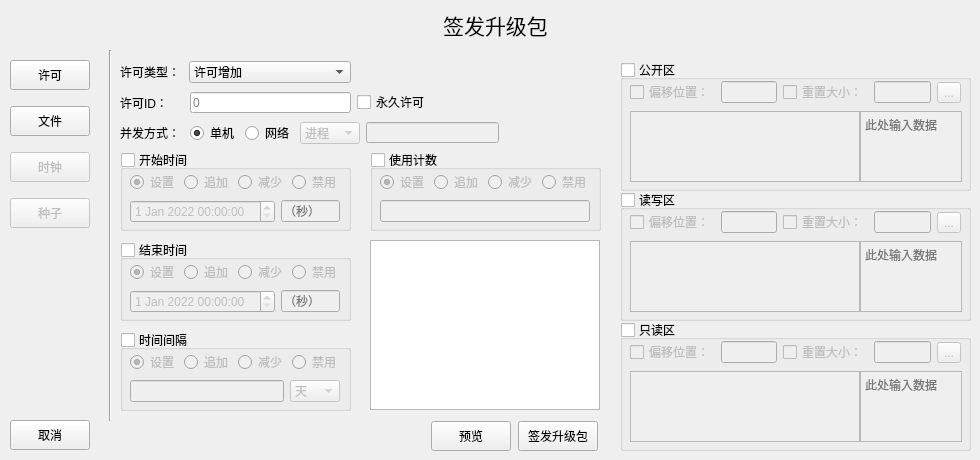
<?xml version="1.0" encoding="UTF-8"?>
<ui version="4.0">
 <class>LicenseView</class>
 <widget class="QWidget" name="LicenseView">
  <property name="geometry">
   <rect>
    <x>0</x>
    <y>0</y>
    <width>980</width>
    <height>460</height>
   </rect>
  </property>
  <property name="minimumSize">
   <size>
    <width>980</width>
    <height>460</height>
   </size>
  </property>
  <property name="maximumSize">
   <size>
    <width>980</width>
    <height>460</height>
   </size>
  </property>
  <property name="windowTitle">
   <string>Widget</string>
  </property>
  <widget class="QLabel" name="label">
   <property name="geometry">
    <rect>
     <x>40</x>
     <y>0</y>
     <width>911</width>
     <height>51</height>
    </rect>
   </property>
   <property name="text">
    <string>&lt;html&gt;&lt;head/&gt;&lt;body&gt;&lt;p align=&quot;center&quot;&gt;&lt;span style=&quot; font-size:16pt;&quot;&gt;签发升级包&lt;/span&gt;&lt;/p&gt;&lt;/body&gt;&lt;/html&gt;</string>
   </property>
  </widget>
  <widget class="Line" name="line">
   <property name="geometry">
    <rect>
     <x>100</x>
     <y>50</y>
     <width>20</width>
     <height>371</height>
    </rect>
   </property>
   <property name="orientation">
    <enum>Qt::Vertical</enum>
   </property>
  </widget>
  <widget class="QWidget" name="layoutWidget">
   <property name="geometry">
    <rect>
     <x>10</x>
     <y>50</y>
     <width>82</width>
     <height>189</height>
    </rect>
   </property>
   <layout class="QVBoxLayout" name="verticalLayout">
    <item>
     <widget class="QPushButton" name="licenseButton">
      <property name="minimumSize">
       <size>
        <width>80</width>
        <height>30</height>
       </size>
      </property>
      <property name="maximumSize">
       <size>
        <width>80</width>
        <height>30</height>
       </size>
      </property>
      <property name="text">
       <string>许可</string>
      </property>
     </widget>
    </item>
    <item>
     <widget class="QPushButton" name="fileButton">
      <property name="minimumSize">
       <size>
        <width>80</width>
        <height>30</height>
       </size>
      </property>
      <property name="maximumSize">
       <size>
        <width>80</width>
        <height>30</height>
       </size>
      </property>
      <property name="text">
       <string>文件</string>
      </property>
     </widget>
    </item>
    <item>
     <widget class="QPushButton" name="clockButton">
      <property name="enabled">
       <bool>false</bool>
      </property>
      <property name="minimumSize">
       <size>
        <width>80</width>
        <height>30</height>
       </size>
      </property>
      <property name="maximumSize">
       <size>
        <width>80</width>
        <height>30</height>
       </size>
      </property>
      <property name="text">
       <string>时钟</string>
      </property>
     </widget>
    </item>
    <item>
     <widget class="QPushButton" name="seedButton">
      <property name="enabled">
       <bool>false</bool>
      </property>
      <property name="minimumSize">
       <size>
        <width>80</width>
        <height>30</height>
       </size>
      </property>
      <property name="maximumSize">
       <size>
        <width>80</width>
        <height>30</height>
       </size>
      </property>
      <property name="text">
       <string>种子</string>
      </property>
     </widget>
    </item>
   </layout>
  </widget>
  <widget class="QWidget" name="layoutWidget">
   <property name="geometry">
    <rect>
     <x>430</x>
     <y>420</y>
     <width>171</width>
     <height>32</height>
    </rect>
   </property>
   <layout class="QHBoxLayout" name="SureLayout">
    <item>
     <widget class="QPushButton" name="previewButton">
      <property name="minimumSize">
       <size>
        <width>80</width>
        <height>30</height>
       </size>
      </property>
      <property name="maximumSize">
       <size>
        <width>80</width>
        <height>30</height>
       </size>
      </property>
      <property name="text">
       <string>预览</string>
      </property>
     </widget>
    </item>
    <item>
     <widget class="QPushButton" name="signButton">
      <property name="minimumSize">
       <size>
        <width>80</width>
        <height>30</height>
       </size>
      </property>
      <property name="maximumSize">
       <size>
        <width>80</width>
        <height>30</height>
       </size>
      </property>
      <property name="text">
       <string>签发升级包</string>
      </property>
     </widget>
    </item>
   </layout>
  </widget>
  <widget class="QWidget" name="layoutWidget">
   <property name="geometry">
    <rect>
     <x>120</x>
     <y>60</y>
     <width>231</width>
     <height>24</height>
    </rect>
   </property>
   <layout class="QHBoxLayout" name="LicenseTypeLayout">
    <item>
     <widget class="QLabel" name="label_2">
      <property name="minimumSize">
       <size>
        <width>63</width>
        <height>20</height>
       </size>
      </property>
      <property name="maximumSize">
       <size>
        <width>63</width>
        <height>20</height>
       </size>
      </property>
      <property name="text">
       <string>许可类型：</string>
      </property>
     </widget>
    </item>
    <item>
     <widget class="QComboBox" name="licenseTypeComboBox">
      <item>
       <property name="text">
        <string>许可增加</string>
       </property>
      </item>
      <item>
       <property name="text">
        <string>许可更新</string>
       </property>
      </item>
      <item>
       <property name="text">
        <string>许可删除</string>
       </property>
      </item>
      <item>
       <property name="text">
        <string>锁定所有许可</string>
       </property>
      </item>
      <item>
       <property name="text">
        <string>解锁所有许可</string>
       </property>
      </item>
      <item>
       <property name="text">
        <string>删除所有许可</string>
       </property>
      </item>
     </widget>
    </item>
   </layout>
  </widget>
  <widget class="QWidget" name="layoutWidget">
   <property name="geometry">
    <rect>
     <x>120</x>
     <y>120</y>
     <width>379</width>
     <height>26</height>
    </rect>
   </property>
   <layout class="QHBoxLayout" name="ConcurrentManerLayout">
    <item>
     <layout class="QHBoxLayout" name="horizontalLayout_17">
      <item>
       <widget class="QLabel" name="concurrentManerLabel">
        <property name="text">
         <string>并发方式：</string>
        </property>
       </widget>
      </item>
      <item>
       <layout class="QHBoxLayout" name="concurrentManerRadioButtonLayout">
        <item>
         <widget class="QRadioButton" name="singleRadioButton">
          <property name="tabletTracking">
           <bool>false</bool>
          </property>
          <property name="acceptDrops">
           <bool>false</bool>
          </property>
          <property name="autoFillBackground">
           <bool>false</bool>
          </property>
          <property name="text">
           <string>单机</string>
          </property>
          <property name="checkable">
           <bool>true</bool>
          </property>
          <property name="checked">
           <bool>true</bool>
          </property>
         </widget>
        </item>
        <item>
         <widget class="QRadioButton" name="networkRadioButton">
          <property name="text">
           <string>网络</string>
          </property>
         </widget>
        </item>
       </layout>
      </item>
     </layout>
    </item>
    <item>
     <layout class="QHBoxLayout" name="horizontalLayout_16">
      <item>
       <widget class="QComboBox" name="concurrentManerComboBox">
        <property name="enabled">
         <bool>false</bool>
        </property>
        <property name="minimumSize">
         <size>
          <width>60</width>
          <height>0</height>
         </size>
        </property>
        <property name="maximumSize">
         <size>
          <width>60</width>
          <height>16777215</height>
         </size>
        </property>
        <item>
         <property name="text">
          <string>进程</string>
         </property>
        </item>
        <item>
         <property name="text">
          <string>会话</string>
         </property>
        </item>
       </widget>
      </item>
      <item>
       <widget class="QLineEdit" name="concurrentManerLineEdit">
        <property name="enabled">
         <bool>false</bool>
        </property>
        <property name="minimumSize">
         <size>
          <width>133</width>
          <height>21</height>
         </size>
        </property>
        <property name="maximumSize">
         <size>
          <width>133</width>
          <height>21</height>
         </size>
        </property>
       </widget>
      </item>
     </layout>
    </item>
   </layout>
  </widget>
  <widget class="QWidget" name="layoutWidget">
   <property name="geometry">
    <rect>
     <x>120</x>
     <y>90</y>
     <width>309</width>
     <height>25</height>
    </rect>
   </property>
   <layout class="QHBoxLayout" name="horizontalLayout_2">
    <item>
     <layout class="QHBoxLayout" name="horizontalLayout">
      <item>
       <widget class="QLabel" name="licenseIDLabel">
        <property name="text">
         <string>许可ID：</string>
        </property>
       </widget>
      </item>
      <item>
       <widget class="QLineEdit" name="licenseIDLineEdit">
        <property name="minimumSize">
         <size>
          <width>161</width>
          <height>21</height>
         </size>
        </property>
        <property name="maximumSize">
         <size>
          <width>161</width>
          <height>21</height>
         </size>
        </property>
        <property name="placeholderText">
         <string>0</string>
        </property>
       </widget>
      </item>
     </layout>
    </item>
    <item>
     <widget class="QCheckBox" name="perpetualLicenseCheckBox">
      <property name="minimumSize">
       <size>
        <width>72</width>
        <height>20</height>
       </size>
      </property>
      <property name="maximumSize">
       <size>
        <width>72</width>
        <height>20</height>
       </size>
      </property>
      <property name="text">
       <string>永久许可</string>
      </property>
     </widget>
    </item>
   </layout>
  </widget>
  <widget class="QGroupBox" name="publicGroupBox">
   <property name="geometry">
    <rect>
     <x>620</x>
     <y>60</y>
     <width>351</width>
     <height>131</height>
    </rect>
   </property>
   <property name="title">
    <string>公开区</string>
   </property>
   <property name="checkable">
    <bool>true</bool>
   </property>
   <property name="checked">
    <bool>false</bool>
   </property>
   <widget class="QWidget" name="layoutWidget">
    <property name="geometry">
     <rect>
      <x>10</x>
      <y>50</y>
      <width>332</width>
      <height>73</height>
     </rect>
    </property>
    <layout class="QHBoxLayout" name="horizontalLayout_3">
     <property name="spacing">
      <number>0</number>
     </property>
     <item>
      <widget class="QTextEdit" name="pubHexTextEdit">
       <property name="minimumSize">
        <size>
         <width>230</width>
         <height>70</height>
        </size>
       </property>
       <property name="maximumSize">
        <size>
         <width>231</width>
         <height>71</height>
        </size>
       </property>
       <property name="lineWidth">
        <number>1</number>
       </property>
      </widget>
     </item>
     <item>
      <widget class="QTextEdit" name="pubTextEdit">
       <property name="minimumSize">
        <size>
         <width>100</width>
         <height>70</height>
        </size>
       </property>
       <property name="maximumSize">
        <size>
         <width>104</width>
         <height>71</height>
        </size>
       </property>
       <property name="lineWidth">
        <number>1</number>
       </property>
       <property name="placeholderText">
        <string>此处输入数据</string>
       </property>
      </widget>
     </item>
    </layout>
   </widget>
   <widget class="QWidget" name="layoutWidget">
    <property name="geometry">
     <rect>
      <x>10</x>
      <y>20</y>
      <width>331</width>
      <height>25</height>
     </rect>
    </property>
    <layout class="QHBoxLayout" name="horizontalLayout_18">
     <item>
      <layout class="QHBoxLayout" name="horizontalLayout_10">
       <item>
        <widget class="QCheckBox" name="pubDeviationCheckBox">
         <property name="text">
          <string>偏移位置：</string>
         </property>
        </widget>
       </item>
       <item>
        <widget class="QLineEdit" name="pubDeviationLineEdit">
         <property name="enabled">
          <bool>false</bool>
         </property>
         <property name="placeholderText">
          <string/>
         </property>
        </widget>
       </item>
      </layout>
     </item>
     <item>
      <layout class="QHBoxLayout" name="horizontalLayout_11">
       <item>
        <widget class="QCheckBox" name="pubResetSizeCheckBox">
         <property name="text">
          <string>重置大小：</string>
         </property>
        </widget>
       </item>
       <item>
        <widget class="QLineEdit" name="pubResetSizeLineEdit">
         <property name="enabled">
          <bool>false</bool>
         </property>
         <property name="placeholderText">
          <string/>
         </property>
        </widget>
       </item>
      </layout>
     </item>
     <item>
      <widget class="QToolButton" name="pubFileSelectToolButton">
       <property name="text">
        <string>...</string>
       </property>
      </widget>
     </item>
    </layout>
   </widget>
  </widget>
  <widget class="QGroupBox" name="readWriteGroupBox">
   <property name="geometry">
    <rect>
     <x>620</x>
     <y>190</y>
     <width>351</width>
     <height>131</height>
    </rect>
   </property>
   <property name="title">
    <string>读写区</string>
   </property>
   <property name="checkable">
    <bool>true</bool>
   </property>
   <property name="checked">
    <bool>false</bool>
   </property>
   <widget class="QWidget" name="layoutWidget_3">
    <property name="geometry">
     <rect>
      <x>10</x>
      <y>50</y>
      <width>332</width>
      <height>73</height>
     </rect>
    </property>
    <layout class="QHBoxLayout" name="horizontalLayout_4">
     <property name="spacing">
      <number>0</number>
     </property>
     <item>
      <widget class="QTextEdit" name="rwHexTextEdit">
       <property name="minimumSize">
        <size>
         <width>230</width>
         <height>70</height>
        </size>
       </property>
       <property name="maximumSize">
        <size>
         <width>231</width>
         <height>71</height>
        </size>
       </property>
       <property name="lineWidth">
        <number>1</number>
       </property>
      </widget>
     </item>
     <item>
      <widget class="QTextEdit" name="rwTextEdit">
       <property name="minimumSize">
        <size>
         <width>100</width>
         <height>70</height>
        </size>
       </property>
       <property name="maximumSize">
        <size>
         <width>104</width>
         <height>71</height>
        </size>
       </property>
       <property name="lineWidth">
        <number>1</number>
       </property>
       <property name="placeholderText">
        <string>此处输入数据</string>
       </property>
      </widget>
     </item>
    </layout>
   </widget>
   <widget class="QWidget" name="layoutWidget_4">
    <property name="geometry">
     <rect>
      <x>10</x>
      <y>20</y>
      <width>331</width>
      <height>25</height>
     </rect>
    </property>
    <layout class="QHBoxLayout" name="horizontalLayout_19">
     <item>
      <layout class="QHBoxLayout" name="horizontalLayout_20">
       <item>
        <widget class="QCheckBox" name="rwDeviationCheckBox">
         <property name="text">
          <string>偏移位置：</string>
         </property>
        </widget>
       </item>
       <item>
        <widget class="QLineEdit" name="rwDeviationLineEdit">
         <property name="enabled">
          <bool>false</bool>
         </property>
         <property name="placeholderText">
          <string/>
         </property>
        </widget>
       </item>
      </layout>
     </item>
     <item>
      <layout class="QHBoxLayout" name="horizontalLayout_21">
       <item>
        <widget class="QCheckBox" name="rwResetSizeCheckBox">
         <property name="text">
          <string>重置大小：</string>
         </property>
        </widget>
       </item>
       <item>
        <widget class="QLineEdit" name="rwResetSizeLineEdit">
         <property name="enabled">
          <bool>false</bool>
         </property>
         <property name="placeholderText">
          <string/>
         </property>
        </widget>
       </item>
      </layout>
     </item>
     <item>
      <widget class="QToolButton" name="rwFileSelectToolButton">
       <property name="text">
        <string>...</string>
       </property>
      </widget>
     </item>
    </layout>
   </widget>
  </widget>
  <widget class="QGroupBox" name="onlyReadGroupBox">
   <property name="geometry">
    <rect>
     <x>620</x>
     <y>320</y>
     <width>351</width>
     <height>131</height>
    </rect>
   </property>
   <property name="title">
    <string>只读区</string>
   </property>
   <property name="checkable">
    <bool>true</bool>
   </property>
   <property name="checked">
    <bool>false</bool>
   </property>
   <widget class="QWidget" name="layoutWidget_8">
    <property name="geometry">
     <rect>
      <x>10</x>
      <y>50</y>
      <width>332</width>
      <height>73</height>
     </rect>
    </property>
    <layout class="QHBoxLayout" name="horizontalLayout_9">
     <property name="spacing">
      <number>0</number>
     </property>
     <item>
      <widget class="QTextEdit" name="orHexTextEdit">
       <property name="minimumSize">
        <size>
         <width>230</width>
         <height>70</height>
        </size>
       </property>
       <property name="maximumSize">
        <size>
         <width>231</width>
         <height>71</height>
        </size>
       </property>
       <property name="lineWidth">
        <number>1</number>
       </property>
      </widget>
     </item>
     <item>
      <widget class="QTextEdit" name="orTextEdit">
       <property name="minimumSize">
        <size>
         <width>100</width>
         <height>70</height>
        </size>
       </property>
       <property name="maximumSize">
        <size>
         <width>104</width>
         <height>71</height>
        </size>
       </property>
       <property name="lineWidth">
        <number>1</number>
       </property>
       <property name="placeholderText">
        <string>此处输入数据</string>
       </property>
      </widget>
     </item>
    </layout>
   </widget>
   <widget class="QWidget" name="layoutWidget_9">
    <property name="geometry">
     <rect>
      <x>10</x>
      <y>20</y>
      <width>331</width>
      <height>25</height>
     </rect>
    </property>
    <layout class="QHBoxLayout" name="horizontalLayout_22">
     <item>
      <layout class="QHBoxLayout" name="horizontalLayout_23">
       <item>
        <widget class="QCheckBox" name="orDeviationCheckBox">
         <property name="text">
          <string>偏移位置：</string>
         </property>
        </widget>
       </item>
       <item>
        <widget class="QLineEdit" name="orDeviationLineEdit">
         <property name="enabled">
          <bool>false</bool>
         </property>
         <property name="placeholderText">
          <string/>
         </property>
        </widget>
       </item>
      </layout>
     </item>
     <item>
      <layout class="QHBoxLayout" name="horizontalLayout_24">
       <item>
        <widget class="QCheckBox" name="orResetSizeCheckBox">
         <property name="text">
          <string>重置大小：</string>
         </property>
        </widget>
       </item>
       <item>
        <widget class="QLineEdit" name="orResetSizeLineEdit">
         <property name="enabled">
          <bool>false</bool>
         </property>
         <property name="placeholderText">
          <string/>
         </property>
        </widget>
       </item>
      </layout>
     </item>
     <item>
      <widget class="QToolButton" name="orFileSelectToolButton">
       <property name="text">
        <string>...</string>
       </property>
      </widget>
     </item>
    </layout>
   </widget>
  </widget>
  <widget class="QGroupBox" name="startTimeCheckBox">
   <property name="geometry">
    <rect>
     <x>120</x>
     <y>150</y>
     <width>231</width>
     <height>81</height>
    </rect>
   </property>
   <property name="title">
    <string>开始时间</string>
   </property>
   <property name="checkable">
    <bool>true</bool>
   </property>
   <property name="checked">
    <bool>false</bool>
   </property>
   <widget class="QWidget" name="layoutWidget">
    <property name="geometry">
     <rect>
      <x>10</x>
      <y>20</y>
      <width>210</width>
      <height>53</height>
     </rect>
    </property>
    <layout class="QVBoxLayout" name="verticalLayout_2">
     <item>
      <layout class="QHBoxLayout" name="horizontalLayout_5">
       <item>
        <widget class="QRadioButton" name="startTimeSetRadioButton">
         <property name="enabled">
          <bool>false</bool>
         </property>
         <property name="text">
          <string>设置</string>
         </property>
         <property name="checked">
          <bool>true</bool>
         </property>
        </widget>
       </item>
       <item>
        <widget class="QRadioButton" name="startTimeAddRadioButton">
         <property name="enabled">
          <bool>false</bool>
         </property>
         <property name="text">
          <string>追加</string>
         </property>
        </widget>
       </item>
       <item>
        <widget class="QRadioButton" name="startTimeSubRadioButton">
         <property name="enabled">
          <bool>false</bool>
         </property>
         <property name="text">
          <string>减少</string>
         </property>
        </widget>
       </item>
       <item>
        <widget class="QRadioButton" name="startTimeBanRadioButton">
         <property name="enabled">
          <bool>false</bool>
         </property>
         <property name="text">
          <string>禁用</string>
         </property>
        </widget>
       </item>
      </layout>
     </item>
     <item>
      <layout class="QHBoxLayout" name="horizontalLayout_6">
       <item>
        <widget class="QDateTimeEdit" name="startDateTimeEdit">
         <property name="dateTime">
          <datetime>
           <hour>0</hour>
           <minute>0</minute>
           <second>0</second>
           <year>2022</year>
           <month>1</month>
           <day>1</day>
          </datetime>
         </property>
        </widget>
       </item>
       <item>
        <widget class="QLineEdit" name="startTimeLineEdit">
         <property name="enabled">
          <bool>false</bool>
         </property>
         <property name="placeholderText">
          <string>（秒）</string>
         </property>
        </widget>
       </item>
      </layout>
     </item>
    </layout>
   </widget>
  </widget>
  <widget class="QGroupBox" name="endTimeCheckBox">
   <property name="geometry">
    <rect>
     <x>120</x>
     <y>240</y>
     <width>231</width>
     <height>81</height>
    </rect>
   </property>
   <property name="title">
    <string>结束时间</string>
   </property>
   <property name="checkable">
    <bool>true</bool>
   </property>
   <property name="checked">
    <bool>false</bool>
   </property>
   <widget class="QWidget" name="layoutWidget_11">
    <property name="geometry">
     <rect>
      <x>10</x>
      <y>20</y>
      <width>210</width>
      <height>53</height>
     </rect>
    </property>
    <layout class="QVBoxLayout" name="verticalLayout_4">
     <item>
      <layout class="QHBoxLayout" name="horizontalLayout_27">
       <item>
        <widget class="QRadioButton" name="endTimeSetRadioButton">
         <property name="enabled">
          <bool>false</bool>
         </property>
         <property name="text">
          <string>设置</string>
         </property>
         <property name="checked">
          <bool>true</bool>
         </property>
        </widget>
       </item>
       <item>
        <widget class="QRadioButton" name="endTimeAddRadioButton">
         <property name="enabled">
          <bool>false</bool>
         </property>
         <property name="text">
          <string>追加</string>
         </property>
        </widget>
       </item>
       <item>
        <widget class="QRadioButton" name="endTimeSubRadioButton">
         <property name="enabled">
          <bool>false</bool>
         </property>
         <property name="text">
          <string>减少</string>
         </property>
        </widget>
       </item>
       <item>
        <widget class="QRadioButton" name="endTimeBanRadioButton">
         <property name="enabled">
          <bool>false</bool>
         </property>
         <property name="text">
          <string>禁用</string>
         </property>
        </widget>
       </item>
      </layout>
     </item>
     <item>
      <layout class="QHBoxLayout" name="horizontalLayout_28">
       <item>
        <widget class="QDateTimeEdit" name="endDateTimeEdit">
         <property name="dateTime">
          <datetime>
           <hour>0</hour>
           <minute>0</minute>
           <second>0</second>
           <year>2022</year>
           <month>1</month>
           <day>1</day>
          </datetime>
         </property>
        </widget>
       </item>
       <item>
        <widget class="QLineEdit" name="endTimeLineEdit">
         <property name="enabled">
          <bool>false</bool>
         </property>
         <property name="placeholderText">
          <string>（秒）</string>
         </property>
        </widget>
       </item>
      </layout>
     </item>
    </layout>
   </widget>
  </widget>
  <widget class="QGroupBox" name="timeSpanCheckBox">
   <property name="geometry">
    <rect>
     <x>120</x>
     <y>330</y>
     <width>231</width>
     <height>81</height>
    </rect>
   </property>
   <property name="title">
    <string>时间间隔</string>
   </property>
   <property name="checkable">
    <bool>true</bool>
   </property>
   <property name="checked">
    <bool>false</bool>
   </property>
   <widget class="QWidget" name="layoutWidget">
    <property name="geometry">
     <rect>
      <x>10</x>
      <y>20</y>
      <width>210</width>
      <height>54</height>
     </rect>
    </property>
    <layout class="QVBoxLayout" name="verticalLayout_7">
     <item>
      <layout class="QHBoxLayout" name="horizontalLayout_7">
       <item>
        <widget class="QRadioButton" name="timeSpanSetRadioButton">
         <property name="enabled">
          <bool>false</bool>
         </property>
         <property name="text">
          <string>设置</string>
         </property>
         <property name="checked">
          <bool>true</bool>
         </property>
        </widget>
       </item>
       <item>
        <widget class="QRadioButton" name="timeSpanAddRadioButton">
         <property name="enabled">
          <bool>false</bool>
         </property>
         <property name="text">
          <string>追加</string>
         </property>
        </widget>
       </item>
       <item>
        <widget class="QRadioButton" name="timeSpanSubRadioButton">
         <property name="enabled">
          <bool>false</bool>
         </property>
         <property name="text">
          <string>减少</string>
         </property>
        </widget>
       </item>
       <item>
        <widget class="QRadioButton" name="timeSpanBanRadioButton">
         <property name="enabled">
          <bool>false</bool>
         </property>
         <property name="text">
          <string>禁用</string>
         </property>
        </widget>
       </item>
      </layout>
     </item>
     <item>
      <layout class="QHBoxLayout" name="horizontalLayout_8">
       <item>
        <widget class="QLineEdit" name="timeSpanLineEdit"/>
       </item>
       <item>
        <widget class="QComboBox" name="timeSpanComboBox">
         <property name="minimumSize">
          <size>
           <width>50</width>
           <height>0</height>
          </size>
         </property>
         <property name="maximumSize">
          <size>
           <width>50</width>
           <height>16777215</height>
          </size>
         </property>
         <item>
          <property name="text">
           <string>天</string>
          </property>
         </item>
         <item>
          <property name="text">
           <string>秒</string>
          </property>
         </item>
        </widget>
       </item>
      </layout>
     </item>
    </layout>
   </widget>
  </widget>
  <widget class="QGroupBox" name="useCountCheckBox">
   <property name="geometry">
    <rect>
     <x>370</x>
     <y>150</y>
     <width>231</width>
     <height>81</height>
    </rect>
   </property>
   <property name="title">
    <string>使用计数</string>
   </property>
   <property name="checkable">
    <bool>true</bool>
   </property>
   <property name="checked">
    <bool>false</bool>
   </property>
   <widget class="QWidget" name="layoutWidget">
    <property name="geometry">
     <rect>
      <x>10</x>
      <y>20</y>
      <width>210</width>
      <height>53</height>
     </rect>
    </property>
    <layout class="QVBoxLayout" name="verticalLayout_6">
     <item>
      <layout class="QHBoxLayout" name="horizontalLayout_14">
       <item>
        <widget class="QRadioButton" name="useCountSetRadioButton">
         <property name="enabled">
          <bool>false</bool>
         </property>
         <property name="text">
          <string>设置</string>
         </property>
         <property name="checked">
          <bool>true</bool>
         </property>
        </widget>
       </item>
       <item>
        <widget class="QRadioButton" name="useCountAddRadioButton">
         <property name="enabled">
          <bool>false</bool>
         </property>
         <property name="text">
          <string>追加</string>
         </property>
        </widget>
       </item>
       <item>
        <widget class="QRadioButton" name="useCountSubRadioButton">
         <property name="enabled">
          <bool>false</bool>
         </property>
         <property name="text">
          <string>减少</string>
         </property>
        </widget>
       </item>
       <item>
        <widget class="QRadioButton" name="useCountBanRadioButton">
         <property name="enabled">
          <bool>false</bool>
         </property>
         <property name="text">
          <string>禁用</string>
         </property>
        </widget>
       </item>
      </layout>
     </item>
     <item>
      <layout class="QHBoxLayout" name="horizontalLayout_15">
       <item>
        <widget class="QLineEdit" name="useCountLineEdit"/>
       </item>
      </layout>
     </item>
    </layout>
   </widget>
  </widget>
  <widget class="QPushButton" name="cancelButton">
   <property name="geometry">
    <rect>
     <x>10</x>
     <y>420</y>
     <width>80</width>
     <height>30</height>
    </rect>
   </property>
   <property name="minimumSize">
    <size>
     <width>80</width>
     <height>30</height>
    </size>
   </property>
   <property name="maximumSize">
    <size>
     <width>80</width>
     <height>30</height>
    </size>
   </property>
   <property name="text">
    <string>取消</string>
   </property>
  </widget>
  <widget class="QTextBrowser" name="previewTextBrowser">
   <property name="geometry">
    <rect>
     <x>370</x>
     <y>240</y>
     <width>230</width>
     <height>170</height>
    </rect>
   </property>
   <property name="minimumSize">
    <size>
     <width>230</width>
     <height>170</height>
    </size>
   </property>
   <property name="maximumSize">
    <size>
     <width>230</width>
     <height>170</height>
    </size>
   </property>
  </widget>
 </widget>
 <resources/>
 <connections/>
</ui>
